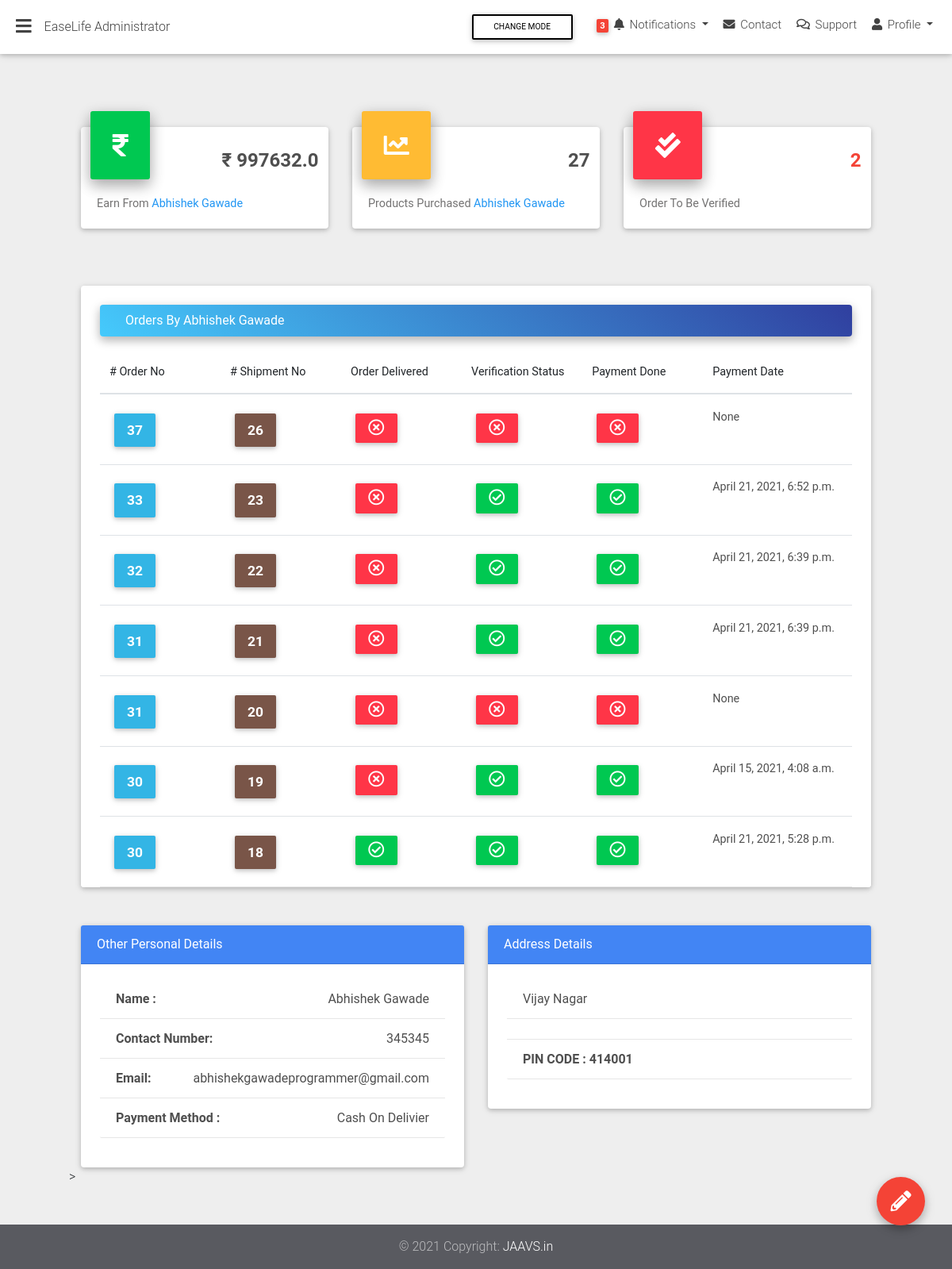
Page /easylife-admin/user-details/1/ on the earlier database version.
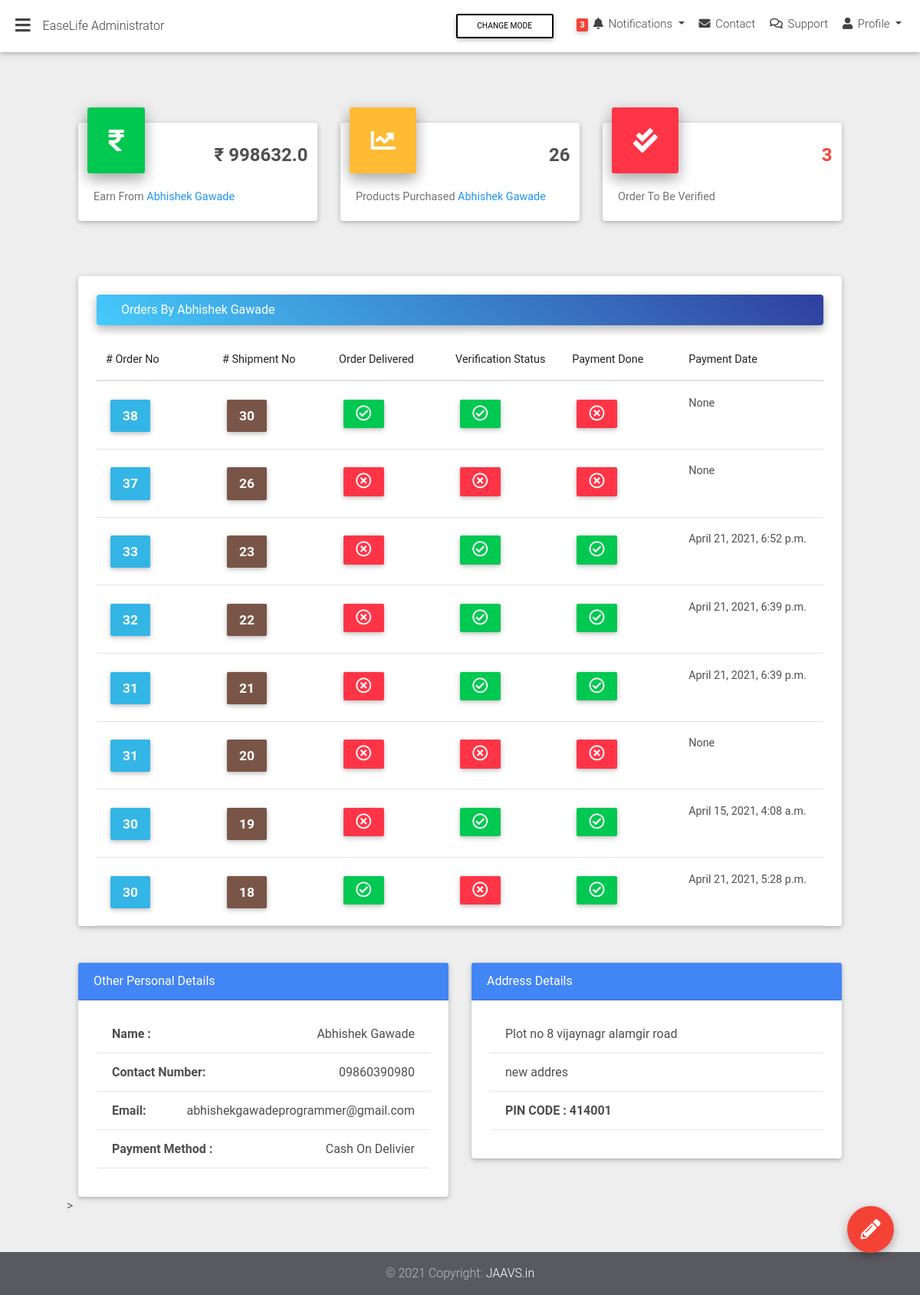
Same page on the later database version.
### base/models.py (models this page shows, shortened)
class ShippmentOrder(models.Model):
    user=models.ForeignKey(settings.AUTH_USER_MODEL,on_delete=models.CASCADE)
    order=models.ForeignKey('Order',on_delete=models.CASCADE)
    verify_order = models.BooleanField(default=False,blank=True)
    verify_done_date= models.DateTimeField(blank=True,null=True)
    delivered= models.BooleanField(default=False,blank=True)
    delivered_done_date= models.DateTimeField(blank=True,null=True)
    payment_done=models.BooleanField(default=False,blank=True)
    payment_done_date= models.DateTimeField(blank=True,null=True)
    class Meta:
        verbose_name = "ShippmentOrder"
        verbose_name_plural = "ShippmentOrders"

class Order(models.Model):
    user = models.ForeignKey(settings.AUTH_USER_MODEL,on_delete=models.CASCADE)
    items =models.ManyToManyField(OrderItem)
    ordered = models.BooleanField(default=False)
    start_date =models.DateTimeField(auto_now_add=True)
    ordered_date = models.DateTimeField()
    billing_address=models.ForeignKey('BillingAddress',on_delete=models.SET_NULL,blank=True,null=True)
    def get_total(self):
        total=0
        for order_item in self.items.all():
            total +=order_item.get_final_price()
        return total

class BillingAddress(models.Model):
    user=models.ForeignKey(settings.AUTH_USER_MODEL,on_delete=models.CASCADE)
    city=models.CharField(max_length=20)
    phone_number=models.CharField(max_length=20)
    street_address=models.CharField(max_length=250)
    apartment_address=models.CharField(max_length=250)
    pin_code=models.CharField(max_length=10)
    payment_option = models.CharField(choices=PAYMENTS_CHOICES,max_length=1,default='S')
    class Meta:
        verbose_name = ("Billing Address")
        verbose_name_plural = ("Billing Adresss")

### easylife_admin/views.py (the view)
# urls.py: path('user-details/<pk>/', user_details, name='user_details'),
def user_details(request,pk):
	user=get_object_or_404(User,pk=pk)
	shippment_order_user= ShippmentOrder.objects.filter(user=user)
	earn_money=0
	item_purchased=0
	no_verified=ShippmentOrder.objects.filter(user=user,verify_order=False).count()
	for shippment_order in shippment_order_user.filter(verify_order=True,payment_done=True):
		earn_money+=shippment_order.order.get_total()
		item_purchased+=shippment_order.order.items.count()
	return render(request,'easylife_admin/user_detail_view.html',{
		'shippment_order_user':shippment_order_user[::-1],
		'user':user,'earn_money':earn_money,'item_purchased':item_purchased,'no_verified':no_verified,'last_order':shippment_order_user.last()})

### base/models.py (called while the page is built)
    def get_total_item_price(self):
        return self.qauntity * self.item.price

    def get_total_discount_price(self):
        return self.qauntity * self.item.discount_price

    def get_final_price(self):
        if self.item.discount_price:
            return self.get_total_discount_price()
        return self.get_total_item_price()

### templates/easylife_admin/user_detail_view.html (shortened to what this page needs)
{% extends "easylife_admin/admin_base.html" %}
{% load static %}
{% block content %}
    <div class="container-fluid">
      <section class="mt-md-4 pt-md-2 mb-5 pb-4">
        <div class="row">
          <div class="col-xl-4 col-md-6 mb-xl-0 mb-4">
            <div class="card card-cascade cascading-admin-card">
              <div class="admin-up">
                <i class="fas fa-rupee-sign success-color mr-3 z-depth-2"></i>
                <div class="data">
                  <h4 class="font-weight-bold dark-grey-text">₹ {{earn_money}}</h4>
                </div>
              </div>
              <div class="card-body card-body-cascade">
                <p class="card-text">Earn From <span class="blue-text">{{user.get_full_name}}</span></p>
              </div>
            </div>
          </div>
          <div class="col-xl-4 col-md-6 mb-xl-0 mb-4">
            <div class="card card-cascade cascading-admin-card">
              <div class="admin-up">
                <i class="fas fa-chart-line warning-color mr-3 z-depth-2"></i>
                <div class="data">
                  <h4 class="font-weight-bold dark-grey-text">{{item_purchased}}</h4>
                </div>
              </div>
              <div class="card-body card-body-cascade">
                <p class="card-text">Products Purchased <span class="blue-text">{{user.get_full_name}}</span></p>
              </div>
            </div>
          </div>
          <div class="col-xl-4 col-md-6 mb-md-0 mb-4">
            <div class="card card-cascade cascading-admin-card">
              <div class="admin-up">
                <i class="fas fa-check-double danger-color lighten-1 mr-3 z-depth-2"></i>
                <div class="data">
                  <h4 class="font-weight-bold danger-grey-text">
                    <span class="red-text">{{no_verified}}</span>
                  </h4>
                </div>
              </div>
              <div class="card-body card-body-cascade">
                <p class="card-text">Order To Be Verified</p>
              </div>
            </div>
          </div>
        </div>
      </section>
      <section class="mb-5">
        <div class="card card-cascade narrower">
          <section>
            <br>
            <div class="card card-cascade narrower z-depth-0">
              <div
                class="view view-cascade gradient-card-header blue-gradient narrower py-2 mx-4 mb-3 d-flex justify-content-between align-items-center">
                <a href="" class="white-text mx-3">Orders By {{ user.get_full_name }}</a>
              </div>
              <div class="px-4">
                <div class="table-responsive">
                  <table class="table table-hover mb-0">
                    <thead>
                      <tr>
                        <th class="th-lg"># Order No</th>
                        <th class="th-lg"># Shipment No</th>
                        <th class="th-lg">Order Delivered </th>
                        <th class="th-lg">Verification Status</th>
                        <th class="th-lg">Payment Done</th>
                        <th class="th-lg">Payment Date</th>
                      </tr>
                    </thead>
                    <tbody>
                      {% for row in shippment_order_user %}
                      <tr>
                        <td>
                       <a href='' style="color:white">
                            <button type="button" class="btn btn-info btn-sm px-3">
                              <b style="font-size:170%">{{row.order.id}}</b>
                            </button>
                      </a>
                      </td>
                        <td>
                        <a href='' style="color:white">
                            <button type="button" class="btn btn-brown waves-effect waves-light btn-sm px-3">
                              <b style="font-size:170%">{{row.id}}</b>
                            </button>
                      </a>
                      </td>
                        <td>
                                {% if  row.delivered %}
                                  <button type="button" class="btn btn-success btn-sm px-3">
                                      <i class="far fa-check-circle fa-2x"></i>
                                {% else %}
                                    <button type="button" class="btn btn-danger btn-sm px-3">
                                      <i class="far fa-times-circle fa-2x"></i>
                                {% endif %}
                        </td>
                        <td>
                          {% if  row.verify_order %}
                          <button type="button" class="btn btn-success btn-sm px-3">
                              <i class="far fa-check-circle fa-2x"></i>
                          {% else %}
                                <button type="button" class="btn btn-danger btn-sm px-3">
                             <i class="far fa-times-circle fa-2x"></i>
                          {% endif %}
                          </button>
                      </td>
                        <td>
                                               {% if  row.payment_done %}
                          <button type="button" class="btn btn-success btn-sm px-3">
                              <i class="far fa-check-circle fa-2x"></i>
                          {% else %}
                                <button type="button" class="btn btn-danger btn-sm px-3">
                             <i class="far fa-times-circle fa-2x"></i>
                          {% endif %}
                        </td>
                        <td>{{row.payment_done_date}}</td>
                      </tr>
                      {% endfor %}
                    </tbody>
                  </table>
                </div>
                <hr class="my-0">
              </div>
            </div>
          </section>
        </div>
      </section>
      <section class="mb-5">
        <div class="row">
          <div class="col-lg-6 col-md-12 mb-lg-0 mb-4">
            <div class="card">
              <div class="card-header white-text primary-color">
                Other  Personal Details
              </div>
              <div class="card-body text-center px-4 mb-3">
                <div class="list-group list-panel">
                  <span  class="list-group-item d-flex justify-content-between dark-grey-text">
                    <span class="float-left" style="font-weight: bold">Name :</span>{{user.get_full_name}}
                  </span>
                  <span  class="list-group-item d-flex justify-content-between dark-grey-text">
                    <span class="float-left" style="font-weight: bold">Contact Number:</span>{{last_order.order.billing_address.phone_number}}
                  </span>
                  <span  class="list-group-item d-flex justify-content-between dark-grey-text">
                    <span class="float-left" style="font-weight: bold">Email:</span>{{user.email}}
                  </span>
                  <span  class="list-group-item d-flex justify-content-between dark-grey-text">
                    <span class="float-left" style="font-weight: bold">Payment Method :</span>{{last_order.order.billing_address.get_payment_option_display}}
                  </span>
                </div>
              </div>
            </div>
          </div>
          <div class="col-lg-6 col-md-12 mb-lg-0 mb-4">
            <div class="card">
              <div class="card-header white-text primary-color">
                Address Details
              </div>
              <div class="card-body text-center px-4 mb-3">
                <div class="list-group list-panel">
                  <span  class="list-group-item d-flex justify-content-between dark-grey-text">
                    {{last_order.order.billing_address.street_address}}
                  </span>
                     <span  class="list-group-item d-flex justify-content-between dark-grey-text">
                    {{last_order.order.billing_address.apartment_address}}
                  </span>
                    <span  class="list-group-item d-flex justify-content-between dark-grey-text">
                    <span class="float-left" style="font-weight: bold">PIN CODE  : {{last_order.order.billing_address.pin_code}}</span>
                  </span>
                </div>
              </div>
            </div>
          </div>>
        </div>
      </section>
    </div>
{% endblock content %}

### templates/easylife_admin/admin_base.html (shortened to what this page needs)
{% load static %}
<!DOCTYPE html>
<html lang="en">
<head>
  <link rel="stylesheet" href="https://use.fontawesome.com/releases/v5.11.2/css/all.css">
  <link rel="stylesheet" href="{% static 'easylife_admin_static/css/bootstrap.min.css' %}">
  <link rel="stylesheet" href="{% static 'easylife_admin_static/css/mdb.min.css' %}">
</head>
<body class="fixed-sn white-skin">
  <header>
    {% include "easylife_admin/admin_navi.html" %}
  </header>
  <main style="padding-top: 0.5rem;">
     <div class="container-fluid">
      {% block content %}
      {% endblock content %}
     </div>
  </main>
  {% include "easylife_admin/admin_footer.html" %}
</body>
</html>

### templates/easylife_admin/admin_side_navi.html (shortened to what this page needs)
{% load static %}

### templates/easylife_admin/admin_navi.html (shortened to what this page needs)
    <nav class="navbar fixed-top navbar-expand-lg scrolling-navbar double-nav">
      <div class="float-left">
        <a href="#" data-activates="slide-out" class="button-collapse"><i class="fas fa-bars"></i></a>
      </div>
      <div class="breadcrumb-dn mr-auto">
        <p>EaseLife Administrator</p>
      </div>
      <div class="d-flex change-mode">
        <div class="ml-auto mb-0 mr-3 change-mode-wrapper">
          <button class="btn btn-outline-black btn-sm" id="dark-mode">Change Mode</button>
        </div>
        <ul class="nav navbar-nav nav-flex-icons ml-auto">
          <li class="nav-item dropdown notifications-nav">
            <a class="nav-link dropdown-toggle waves-effect" id="navbarDropdownMenuLink" data-toggle="dropdown"
              aria-haspopup="true" aria-expanded="false">
              <span class="badge red">3</span> <i class="fas fa-bell"></i>
              <span class="d-none d-md-inline-block">Notifications</span>
            </a>
          </li>
          <li class="nav-item">
            <a class="nav-link waves-effect"><i class="fas fa-envelope"></i> <span
                class="clearfix d-none d-sm-inline-block">Contact</span></a>
          </li>
          <li class="nav-item">
            <a class="nav-link waves-effect"><i class="far fa-comments"></i> <span
                class="clearfix d-none d-sm-inline-block">Support</span></a>
          </li>
          <li class="nav-item dropdown">
            <a class="nav-link dropdown-toggle waves-effect" href="#" id="userDropdown" data-toggle="dropdown"
              aria-haspopup="true" aria-expanded="false">
              <i class="fas fa-user"></i> <span class="clearfix d-none d-sm-inline-block">Profile</span>
            </a>
          </li>
        </ul>
      </div>
    </nav>
    <div class="fixed-action-btn clearfix d-none d-xl-block" style="bottom: 45px; right: 24px;">
      <a class="btn-floating btn-lg red">
        <i class="fas fa-pencil-alt"></i>
      </a>
      <ul class="list-unstyled">
        <li><a class="btn-floating red" href="{% url "easylife_admin:add_items" %}"></a></li>
        <li><a class="btn-floating yellow darken-1" href="{% url "easylife_admin:all_user_details" %}"></a></li>
        <li><a class="btn-floating green" href="{% url "easylife_admin:all_items" %}"></a></li>
      </ul>
    </div>

### templates/easylife_admin/admin_footer.html
  <footer class="page-footer pt-0 mt-5 rgba-stylish-light">
    <div class="footer-copyright py-3 text-center">
      <div class="container-fluid">
        © 2021 Copyright: <a href="https://jaavs.in/" target="_blank"> JAAVS.in </a>
      </div>
    </div>
  </footer>

Differences in the rows shown:
added ShippmentOrder: order.id "38", id "30", delivered True (drawn), verify_order True (drawn), payment_done False (drawn), payment_done_date "None", order.billing_address.phone_number "09860390980", order.billing_address.payment_option "Cash On Delivier", order.billing_address.street_address "Plot no 8 vijaynagr alamgir road", order.billing_address.apartment_address "new addres", order.billing_address.pin_code "414001"
changed ShippmentOrder "April 21, 2021, 5:28 p.m.": verify_order True → False (drawn)
Other differences:
{{ earn_money }}: "997632.0" → "998632.0"
{{ item_purchased }}: "27" → "26"
{{ no_verified }}: "2" → "3"
{{ last_order.order.billing_address.phone_number }}: "345345" → "09860390980"
{{ last_order.order.billing_address.street_address }}: "Vijay Nagar" → "Plot no 8 vijaynagr alamgir road"
